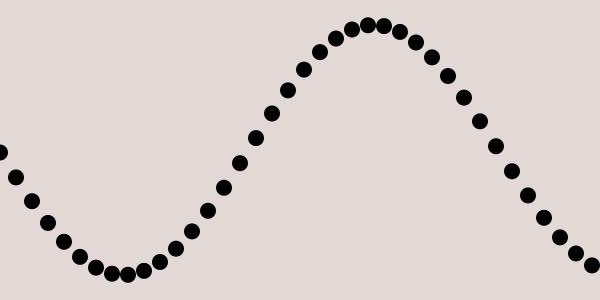
Frame 1 (no input)
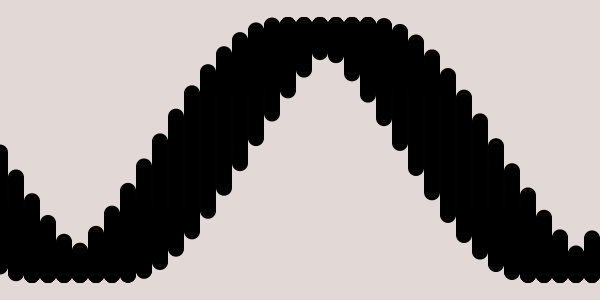
Frame 60 (the mouse pressed at the canvas centre just before this capture)
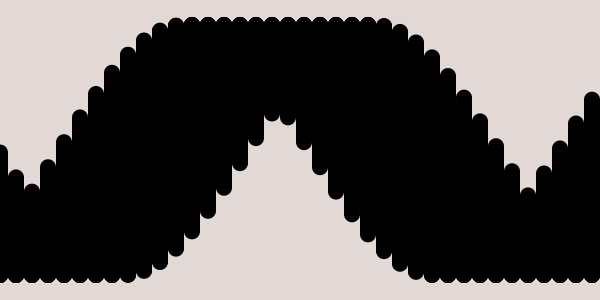
Frame 120 (the mouse held since frame 60 and released just before this capture)

The Processing sketch that drew these frames (run headless with seeded random() and noise(); from frame 60 on, the mouse is pressed at the canvas centre):

// Processing sketch: funWithWaves
// ── funWithWaves.pde
int xspacing = 16;   // How far apart should each horizontal location be spaced
int w;              // Width of entire wave

float theta = 0.0;  // Start angle at 0
float amplitude = 125.0;  // Height of wave
float period = 500.0;  // How many pixels before the wave repeats
float dx;  // Value for incrementing X, a function of period and xspacing
float[] yvalues;  // Using an array to store height values for the wave
int cooldown = 4;
int cdStart;
color k;
int barWidth = 5;
int lastBar = -1;

void setup(){
   colorMode(HSB, width, height, 100);
  size(600, 300);
  background(15, 15, 89);
  w = width+16;
  dx = (TWO_PI / period) * xspacing;
  yvalues = new float[w/xspacing];
  cdStart = second();
  w = 255;
}

void draw(){

  if(second() > cdStart+cooldown){
    //background(15, 15, 89);
    cdStart = second();
    //amplitude += 5;
  }     
  calcWave();
  renderWave(k);
  
}

void mouseClicked(){
  int whichBar = mouseX / barWidth;
  if (whichBar != lastBar) {
    int barX = whichBar * barWidth;
    k = color(barX, mouseY, 66);
  }
}

void calcWave() {
  // Increment theta (try different values for 'angular velocity' here
  theta += 0.02;

  // For every x value, calculate a y value with sine function
  float x = theta;
  for (int i = 0; i < yvalues.length; i++) {
    yvalues[i] = sin(x)*amplitude;
    x+=dx;
  }
}

void renderWave(color c) {
  noStroke();
  fill(c);
  // A simple way to draw the wave with an ellipse at each location
  for (int x = 0; x < yvalues.length; x++) {
    ellipse(x*xspacing, height/2+yvalues[x], 16, 16);
  }
}
